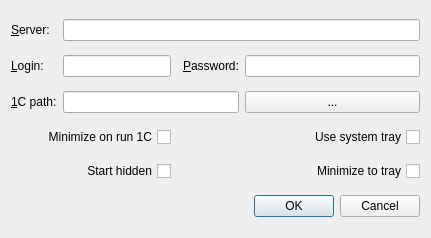
<ui version="4.0" >
 <class>SettingsDialog</class>
 <widget class="QDialog" name="SettingsDialog" >
  <property name="geometry" >
   <rect>
    <x>0</x>
    <y>0</y>
    <width>431</width>
    <height>238</height>
   </rect>
  </property>
  <property name="windowTitle" >
   <string>Settings</string>
  </property>
  <layout class="QGridLayout" name="gridLayout" >
   <item row="0" column="0" >
    <widget class="QLabel" name="labelServer" >
     <property name="text" >
      <string>&amp;Server:</string>
     </property>
     <property name="buddy" >
      <cstring>leServer</cstring>
     </property>
    </widget>
   </item>
   <item row="0" column="1" colspan="5" >
    <widget class="QLineEdit" name="leServer" />
   </item>
   <item row="1" column="0" >
    <widget class="QLabel" name="labelLogin" >
     <property name="text" >
      <string>&amp;Login:</string>
     </property>
     <property name="buddy" >
      <cstring>leLogin</cstring>
     </property>
    </widget>
   </item>
   <item row="1" column="1" colspan="2" >
    <widget class="QLineEdit" name="leLogin" />
   </item>
   <item row="1" column="4" >
    <widget class="QLabel" name="labelPassword" >
     <property name="text" >
      <string>&amp;Password:</string>
     </property>
     <property name="buddy" >
      <cstring>lePassword</cstring>
     </property>
    </widget>
   </item>
   <item row="1" column="5" >
    <widget class="QLineEdit" name="lePassword" >
     <property name="echoMode" >
      <enum>QLineEdit::Password</enum>
     </property>
    </widget>
   </item>
   <item row="2" column="0" >
    <widget class="QLabel" name="label1sPath" >
     <property name="text" >
      <string>&amp;1C path:</string>
     </property>
     <property name="buddy" >
      <cstring>lePath</cstring>
     </property>
    </widget>
   </item>
   <item row="2" column="1" colspan="4" >
    <widget class="QLineEdit" name="lePath" />
   </item>
   <item row="2" column="5" >
    <widget class="QPushButton" name="pbPath" >
     <property name="text" >
      <string>...</string>
     </property>
    </widget>
   </item>
   <item row="3" column="0" colspan="3" >
    <widget class="QCheckBox" name="cbMinOnRun" >
     <property name="layoutDirection" >
      <enum>Qt::RightToLeft</enum>
     </property>
     <property name="text" >
      <string>Minimize on run 1C</string>
     </property>
    </widget>
   </item>
   <item row="3" column="3" colspan="3" >
    <widget class="QCheckBox" name="cbTrayEnabled" >
     <property name="layoutDirection" >
      <enum>Qt::RightToLeft</enum>
     </property>
     <property name="text" >
      <string>Use system tray</string>
     </property>
    </widget>
   </item>
   <item row="6" column="0" colspan="6" >
    <widget class="QDialogButtonBox" name="buttonBox" >
     <property name="orientation" >
      <enum>Qt::Horizontal</enum>
     </property>
     <property name="standardButtons" >
      <set>QDialogButtonBox::Cancel|QDialogButtonBox::Ok</set>
     </property>
    </widget>
   </item>
   <item row="4" column="3" colspan="3" >
    <widget class="QCheckBox" name="cbMinToTray" >
     <property name="layoutDirection" >
      <enum>Qt::RightToLeft</enum>
     </property>
     <property name="text" >
      <string>Minimize to tray</string>
     </property>
    </widget>
   </item>
   <item row="4" column="0" colspan="3" >
    <widget class="QCheckBox" name="cbStartHidden" >
     <property name="layoutDirection" >
      <enum>Qt::RightToLeft</enum>
     </property>
     <property name="text" >
      <string>Start hidden</string>
     </property>
    </widget>
   </item>
  </layout>
 </widget>
 <tabstops>
  <tabstop>leServer</tabstop>
  <tabstop>leLogin</tabstop>
  <tabstop>lePassword</tabstop>
  <tabstop>lePath</tabstop>
  <tabstop>pbPath</tabstop>
  <tabstop>cbMinOnRun</tabstop>
  <tabstop>cbTrayEnabled</tabstop>
  <tabstop>buttonBox</tabstop>
 </tabstops>
 <resources/>
 <connections>
  <connection>
   <sender>buttonBox</sender>
   <signal>accepted()</signal>
   <receiver>SettingsDialog</receiver>
   <slot>accept()</slot>
   <hints>
    <hint type="sourcelabel" >
     <x>248</x>
     <y>254</y>
    </hint>
    <hint type="destinationlabel" >
     <x>157</x>
     <y>274</y>
    </hint>
   </hints>
  </connection>
  <connection>
   <sender>buttonBox</sender>
   <signal>rejected()</signal>
   <receiver>SettingsDialog</receiver>
   <slot>reject()</slot>
   <hints>
    <hint type="sourcelabel" >
     <x>316</x>
     <y>260</y>
    </hint>
    <hint type="destinationlabel" >
     <x>286</x>
     <y>274</y>
    </hint>
   </hints>
  </connection>
 </connections>
</ui>
